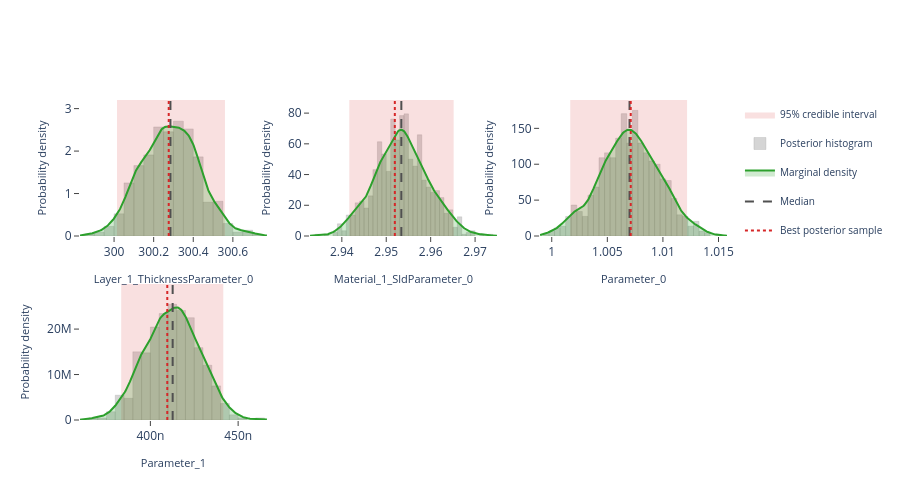

The notebook cell this image was saved under:
### Markdown cell above
## Interactive posterior plots

The next three cells render the same Plotly figures that are shown on the
Bayesian Posterior tab of the EasyReflectometryApp:

* **Marginals** — per-parameter distribution: histogram + smooth KDE marginal,
  shaded 95% credible interval, and median / best-sample lines
  (`plot_distribution` or `posterior.distribution()`)
* **Corner plot** — pairwise marginals + 2-D contours + scatter (`plot_corner`)
* **Traces** — per-chain trace + marginal histogram (`plot_trace`)

The standalone helpers are called with ``return_figure=True`` so they return a
Plotly ``Figure`` that we render in the notebook with ``fig.show()``; the
``PosteriorResults`` methods return the figure directly.

### Code cell
# ---- Marginal posterior distributions ---------------------------------------
# One panel per free parameter, each overlaying the posterior histogram, a
# smooth Gaussian-KDE marginal, the shaded 95% credible interval, and the
# median / best-sample reference lines.  Mirrors the "Marginals" sub-tab in
# the EasyReflectometryApp.

# The PosteriorResults method passes ``logp`` through automatically so the
# best posterior sample (MAP) line is drawn:
fig = posterior.distribution()
fig.show()

# Standalone equivalent (pass ``logp`` to get the best-sample line):
# fig = plot_distribution(
#     posterior.draws,
#     posterior.param_names,
#     logp=posterior.logp,
#     return_figure=True,
# )
# fig.show()

### Figure 1 — Plotly figure (JSON) as saved in the notebook; plotly's stock layout.template omitted (floating-point values rounded to 4 significant figures; data arrays with more than 128 entries replaced by an {"elided": "..."} marker saying what was removed)
{"data": [{"fill": "toself", "fillcolor": "rgba(214, 39, 40, 0.14)", "hoverinfo": "skip", "legendgroup": "95% credible interval", "line": {"color": "rgba(214, 39, 40, 0.14)", "width": 0}, "mode": "lines", "name": "95% credible interval", "showlegend": true, "type": "scatter", "x": [300.0, 300.6, 300.6, 300.0, 300.0], "xaxis": "x", "y": [0.0, 0.0, 3.203, 3.203, 0.0], "yaxis": "y"}, {"histnorm": "probability density", "hovertemplate": "sample=%{x:.4f}<br>density: %{y:.2f}<extra></extra>", "legendgroup": "histogram", "marker": {"color": "rgba(120, 120, 120, 0.38)", "line": {"color": "rgba(120, 120, 120, 0.24)", "width": 1}}, "name": "Posterior histogram", "nbinsx": 40, "opacity": 0.82, "showlegend": true, "type": "histogram", "x": {"elided": "880 float values"}, "xaxis": "x", "yaxis": "y"}, {"fill": "tozeroy", "fillcolor": "rgba(44, 160, 44, 0.22)", "hovertemplate": "Layer_1_ThicknessParameter_0: %{x:.4f}<br>density: %{y:.4f}<extra></extra>", "legendgroup": "marginal", "line": {"color": "rgb(44, 160, 44)", "width": 2}, "mode": "lines", "name": "Marginal density", "showlegend": true, "type": "scatter", "x": {"elided": "256 float values"}, "xaxis": "x", "y": {"elided": "256 float values"}, "yaxis": "y"}, {"hovertemplate": "Median: %{x:.4f}<extra></extra>", "legendgroup": "Median", "line": {"color": "rgb(80, 80, 80)", "dash": "dash", "width": 2}, "mode": "lines", "name": "Median", "showlegend": true, "type": "scatter", "x": [300.3, 300.3], "xaxis": "x", "y": [0.0, 3.203], "yaxis": "y"}, {"hovertemplate": "Best posterior sample: %{x:.4f}<extra></extra>", "legendgroup": "Best posterior sample", "line": {"color": "rgb(214, 39, 40)", "dash": "dot", "width": 2}, "mode": "lines", "name": "Best posterior sample", "showlegend": true, "type": "scatter", "x": [300.3, 300.3], "xaxis": "x", "y": [0.0, 3.203], "yaxis": "y"}, {"fill": "toself", "fillcolor": "rgba(214, 39, 40, 0.14)", "hoverinfo": "skip", "legendgroup": "95% credible interval", "line": {"color": "rgba(214, 39, 40, 0.14)", "width": 0}, "mode": "lines", "name": "95% credible interval", "showlegend": false, "type": "scatter", "x": [2.942, 2.965, 2.965, 2.942, 2.942], "xaxis": "x2", "y": [0.0, 0.0, 88.54, 88.54, 0.0], "yaxis": "y2"}, {"histnorm": "probability density", "hovertemplate": "sample=%{x:.4f}<br>density: %{y:.2f}<extra></extra>", "legendgroup": "histogram", "marker": {"color": "rgba(120, 120, 120, 0.38)", "line": {"color": "rgba(120, 120, 120, 0.24)", "width": 1}}, "name": "Posterior histogram", "nbinsx": 40, "opacity": 0.82, "showlegend": false, "type": "histogram", "x": {"elided": "880 float values"}, "xaxis": "x2", "yaxis": "y2"}, {"fill": "tozeroy", "fillcolor": "rgba(44, 160, 44, 0.22)", "hovertemplate": "Material_1_SldParameter_0: %{x:.4f}<br>density: %{y:.4f}<extra></extra>", "legendgroup": "marginal", "line": {"color": "rgb(44, 160, 44)", "width": 2}, "mode": "lines", "name": "Marginal density", "showlegend": false, "type": "scatter", "x": {"elided": "256 float values"}, "xaxis": "x2", "y": {"elided": "256 float values"}, "yaxis": "y2"}, {"hovertemplate": "Median: %{x:.4f}<extra></extra>", "legendgroup": "Median", "line": {"color": "rgb(80, 80, 80)", "dash": "dash", "width": 2}, "mode": "lines", "name": "Median", "showlegend": false, "type": "scatter", "x": [2.953, 2.953], "xaxis": "x2", "y": [0.0, 88.54], "yaxis": "y2"}, {"hovertemplate": "Best posterior sample: %{x:.4f}<extra></extra>", "legendgroup": "Best posterior sample", "line": {"color": "rgb(214, 39, 40)", "dash": "dot", "width": 2}, "mode": "lines", "name": "Best posterior sample", "showlegend": false, "type": "scatter", "x": [2.952, 2.952], "xaxis": "x2", "y": [0.0, 88.54], "yaxis": "y2"}, {"fill": "toself", "fillcolor": "rgba(214, 39, 40, 0.14)", "hoverinfo": "skip", "legendgroup": "95% credible interval", "line": {"color": "rgba(214, 39, 40, 0.14)", "width": 0}, "mode": "lines", "name": "95% credible interval", "showlegend": false, "type": "scatter", "x": [1.002, 1.012, 1.012, 1.002, 1.002], "xaxis": "x3", "y": [0.0, 0.0, 189.5, 189.5, 0.0], "yaxis": "y3"}, {"histnorm": "probability density", "hovertemplate": "sample=%{x:.4f}<br>density: %{y:.2f}<extra></extra>", "legendgroup": "histogram", "marker": {"color": "rgba(120, 120, 120, 0.38)", "line": {"color": "rgba(120, 120, 120, 0.24)", "width": 1}}, "name": "Posterior histogram", "nbinsx": 40, "opacity": 0.82, "showlegend": false, "type": "histogram", "x": {"elided": "880 float values"}, "xaxis": "x3", "yaxis": "y3"}, {"fill": "tozeroy", "fillcolor": "rgba(44, 160, 44, 0.22)", "hovertemplate": "Parameter_0: %{x:.4f}<br>density: %{y:.4f}<extra></extra>", "legendgroup": "marginal", "line": {"color": "rgb(44, 160, 44)", "width": 2}, "mode": "lines", "name": "Marginal density", "showlegend": false, "type": "scatter", "x": {"elided": "256 float values"}, "xaxis": "x3", "y": {"elided": "256 float values"}, "yaxis": "y3"}, {"hovertemplate": "Median: %{x:.4f}<extra></extra>", "legendgroup": "Median", "line": {"color": "rgb(80, 80, 80)", "dash": "dash", "width": 2}, "mode": "lines", "name": "Median", "showlegend": false, "type": "scatter", "x": [1.007, 1.007], "xaxis": "x3", "y": [0.0, 189.5], "yaxis": "y3"}, {"hovertemplate": "Best posterior sample: %{x:.4f}<extra></extra>", "legendgroup": "Best posterior sample", "line": {"color": "rgb(214, 39, 40)", "dash": "dot", "width": 2}, "mode": "lines", "name": "Best posterior sample", "showlegend": false, "type": "scatter", "x": [1.007, 1.007], "xaxis": "x3", "y": [0.0, 189.5], "yaxis": "y3"}, {"fill": "toself", "fillcolor": "rgba(214, 39, 40, 0.14)", "hoverinfo": "skip", "legendgroup": "95% credible interval", "line": {"color": "rgba(214, 39, 40, 0.14)", "width": 0}, "mode": "lines", "name": "95% credible interval", "showlegend": false, "type": "scatter", "x": [3.834e-07, 4.415e-07, 4.415e-07, 3.834e-07, 3.834e-07], "xaxis": "x4", "y": [0.0, 0.0, 29920000.0, 29920000.0, 0.0], "yaxis": "y4"}, {"histnorm": "probability density", "hovertemplate": "sample=%{x:.4f}<br>density: %{y:.2f}<extra></extra>", "legendgroup": "histogram", "marker": {"color": "rgba(120, 120, 120, 0.38)", "line": {"color": "rgba(120, 120, 120, 0.24)", "width": 1}}, "name": "Posterior histogram", "nbinsx": 40, "opacity": 0.82, "showlegend": false, "type": "histogram", "x": {"elided": "880 float values"}, "xaxis": "x4", "yaxis": "y4"}, {"fill": "tozeroy", "fillcolor": "rgba(44, 160, 44, 0.22)", "hovertemplate": "Parameter_1: %{x:.4f}<br>density: %{y:.4f}<extra></extra>", "legendgroup": "marginal", "line": {"color": "rgb(44, 160, 44)", "width": 2}, "mode": "lines", "name": "Marginal density", "showlegend": false, "type": "scatter", "x": {"elided": "256 float values"}, "xaxis": "x4", "y": {"elided": "256 float values"}, "yaxis": "y4"}, {"hovertemplate": "Median: %{x:.4f}<extra></extra>", "legendgroup": "Median", "line": {"color": "rgb(80, 80, 80)", "dash": "dash", "width": 2}, "mode": "lines", "name": "Median", "showlegend": false, "type": "scatter", "x": [4.127e-07, 4.127e-07], "xaxis": "x4", "y": [0.0, 29920000.0], "yaxis": "y4"}, {"hovertemplate": "Best posterior sample: %{x:.4f}<extra></extra>", "legendgroup": "Best posterior sample", "line": {"color": "rgb(214, 39, 40)", "dash": "dot", "width": 2}, "mode": "lines", "name": "Best posterior sample", "showlegend": false, "type": "scatter", "x": [4.096e-07, 4.096e-07], "xaxis": "x4", "y": [0.0, 29920000.0], "yaxis": "y4"}], "layout": {"barmode": "overlay", "height": 500, "legend": {"font": {"size": 10}}, "plot_bgcolor": "white", "showlegend": true, "xaxis": {"anchor": "y", "domain": [0.0, 0.2889], "range": [299.8, 300.8], "showgrid": false, "ticks": "outside", "title": {"font": {"size": 11}, "text": "Layer_1_ThicknessParameter_0"}, "zeroline": false}, "xaxis2": {"anchor": "y2", "domain": [0.3556, 0.6444], "range": [2.933, 2.975], "showgrid": false, "ticks": "outside", "title": {"font": {"size": 11}, "text": "Material_1_SldParameter_0"}, "zeroline": false}, "xaxis3": {"anchor": "y3", "domain": [0.7111, 1.0], "range": [0.999, 1.016], "showgrid": false, "ticks": "outside", "title": {"font": {"size": 11}, "text": "Parameter_0"}, "zeroline": false}, "xaxis4": {"anchor": "y4", "domain": [0.0, 0.2889], "range": [3.599e-07, 4.664e-07], "showgrid": false, "ticks": "outside", "title": {"font": {"size": 11}, "text": "Parameter_1"}, "zeroline": false}, "xaxis5": {"anchor": "y5", "domain": [0.3556, 0.6444], "showgrid": false, "ticks": "outside", "zeroline": false}, "xaxis6": {"anchor": "y6", "domain": [0.7111, 1.0], "showgrid": false, "ticks": "outside", "zeroline": false}, "yaxis": {"anchor": "x", "domain": [0.575, 1.0], "range": [0.0, 3.203], "showgrid": false, "ticks": "outside", "title": {"font": {"size": 11}, "text": "Probability density"}, "zeroline": false}, "yaxis2": {"anchor": "x2", "domain": [0.575, 1.0], "range": [0.0, 88.54], "showgrid": false, "ticks": "outside", "title": {"font": {"size": 11}, "text": "Probability density"}, "zeroline": false}, "yaxis3": {"anchor": "x3", "domain": [0.575, 1.0], "range": [0.0, 189.5], "showgrid": false, "ticks": "outside", "title": {"font": {"size": 11}, "text": "Probability density"}, "zeroline": false}, "yaxis4": {"anchor": "x4", "domain": [0.0, 0.425], "range": [0.0, 29920000.0], "showgrid": false, "ticks": "outside", "title": {"font": {"size": 11}, "text": "Probability density"}, "zeroline": false}, "yaxis5": {"anchor": "x5", "domain": [0.0, 0.425], "showgrid": false, "ticks": "outside", "zeroline": false}, "yaxis6": {"anchor": "x6", "domain": [0.0, 0.425], "showgrid": false, "ticks": "outside", "zeroline": false}}}
